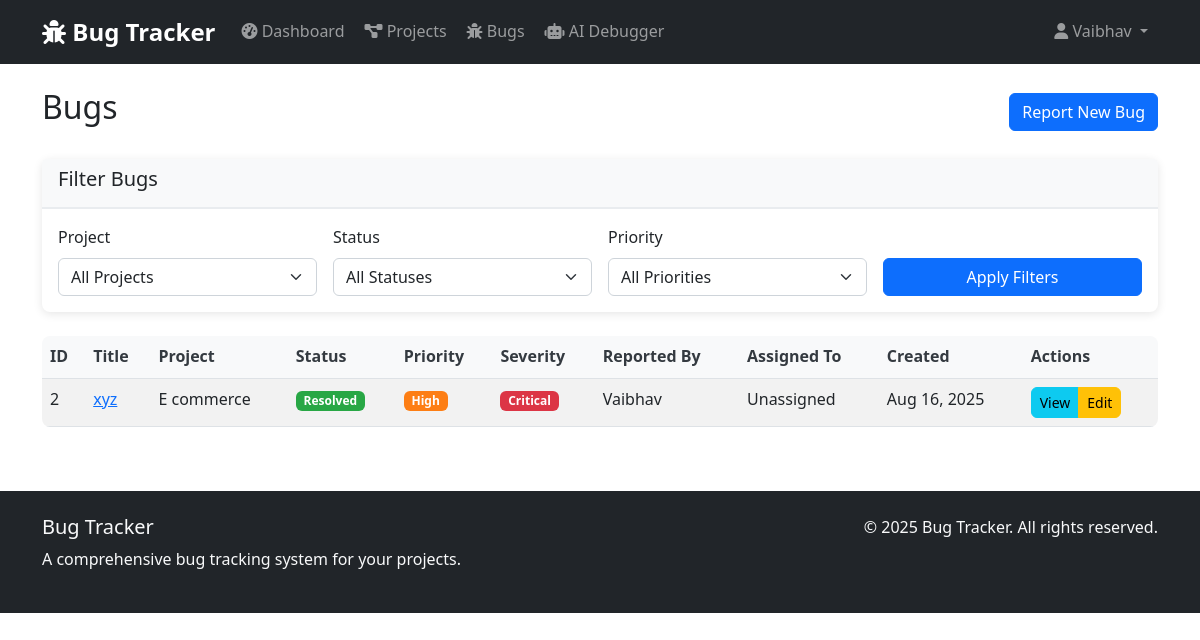
/bugs/ (signed in), run on the app's committed database.
### bugs/models.py (models this page shows, shortened)
class Bug(models.Model):
    STATUS_CHOICES = (
        ('open', 'Open'),
        ('in_progress', 'In Progress'),
        ('resolved', 'Resolved'),
        ('closed', 'Closed'),
        ('reopened', 'Reopened'),
    )
    PRIORITY_CHOICES = (
        ('low', 'Low'),
        ('medium', 'Medium'),
        ('high', 'High'),
        ('critical', 'Critical'),
    )
    SEVERITY_CHOICES = (
        ('minor', 'Minor'),
        ('major', 'Major'),
        ('critical', 'Critical'),
        ('blocker', 'Blocker'),
    )
    title = models.CharField(max_length=200)
    description = models.TextField()
    project = models.ForeignKey(Project, on_delete=models.CASCADE, related_name='bugs')
    project_version = models.ForeignKey(ProjectVersion, on_delete=models.SET_NULL,
                                        related_name='bugs', null=True, blank=True)
    status = models.CharField(max_length=20, choices=STATUS_CHOICES, default='open')
    priority = models.CharField(max_length=20, choices=PRIORITY_CHOICES, default='medium')
    severity = models.CharField(max_length=20, choices=SEVERITY_CHOICES, default='major')
    reported_by = models.ForeignKey(User, on_delete=models.CASCADE, related_name='reported_bugs')
    assigned_to = models.ForeignKey(User, on_delete=models.SET_NULL,
                                   related_name='assigned_bugs', null=True, blank=True)
    created_at = models.DateTimeField(auto_now_add=True)
    updated_at = models.DateTimeField(auto_now=True)
    resolved_at = models.DateTimeField(null=True, blank=True)
    tags = models.CharField(max_length=200, blank=True, null=True)
    class Meta:
        ordering = ['-created_at']

### projects/models.py (models this page shows, shortened)
class Project(models.Model):
    name = models.CharField(max_length=100)
    description = models.TextField()
    start_date = models.DateField(auto_now_add=True)
    end_date = models.DateField(null=True, blank=True)
    manager = models.ForeignKey(User, on_delete=models.CASCADE, related_name='managed_projects')
    members = models.ManyToManyField(User, related_name='projects')

### bugs/views.py (the view)
# urls.py: path('', views.bug_list, name='bug_list'),
@login_required
def bug_list(request):
    bugs = Bug.objects.all()
    project_id = request.GET.get('project')
    if project_id:
        bugs = bugs.filter(project_id=project_id)
    status = request.GET.get('status')
    if status:
        bugs = bugs.filter(status=status)
    priority = request.GET.get('priority')
    if priority:
        bugs = bugs.filter(priority=priority)
    return render(request, 'bugs/bug_list.html', {'bugs': bugs})

### bugs/templates/bugs/bug_list.html (shortened to what this page needs)
{% extends 'base.html' %}
{% block content %}
<div class="container mt-4">
    <div class="d-flex justify-content-between align-items-center mb-4">
        <h2>Bugs</h2>
        <a href="{% url 'bugs:create_bug' %}" class="btn btn-primary">Report New Bug</a>
    </div>
    <div class="card mb-4">
        <div class="card-header">
            <h5>Filter Bugs</h5>
        </div>
        <div class="card-body">
            <form method="get" class="row g-3">
                <div class="col-md-3">
                    <label for="project" class="form-label">Project</label>
                    <select name="project" id="project" class="form-select">
                        <option value="">All Projects</option>
                    </select>
                </div>
                <div class="col-md-3">
                    <label for="status" class="form-label">Status</label>
                    <select name="status" id="status" class="form-select">
                        <option value="">All Statuses</option>
                    </select>
                </div>
                <div class="col-md-3">
                    <label for="priority" class="form-label">Priority</label>
                    <select name="priority" id="priority" class="form-select">
                        <option value="">All Priorities</option>
                    </select>
                </div>
                <div class="col-md-3 d-flex align-items-end">
                    <button type="submit" class="btn btn-primary w-100">Apply Filters</button>
                </div>
            </form>
        </div>
    </div>
    {% if bugs %}
        <div class="table-responsive">
            <table class="table table-striped table-hover">
                <thead>
                    <tr>
                        <th>ID</th>
                        <th>Title</th>
                        <th>Project</th>
                        <th>Status</th>
                        <th>Priority</th>
                        <th>Severity</th>
                        <th>Reported By</th>
                        <th>Assigned To</th>
                        <th>Created</th>
                        <th>Actions</th>
                    </tr>
                </thead>
                <tbody>
                    {% for bug in bugs %}
                        <tr>
                            <td>{{ bug.id }}</td>
                            <td><a href="{% url 'bugs:bug_detail' bug.id %}">{{ bug.title }}</a></td>
                            <td>{{ bug.project.name }}</td>
                            <td>
                                <span class="badge bg-{{ bug.status|slugify }}">
                                    {{ bug.get_status_display }}
                                </span>
                            </td>
                            <td>
                                <span class="badge bg-{{ bug.priority|slugify }}">
                                    {{ bug.get_priority_display }}
                                </span>
                            </td>
                            <td>
                                <span class="badge bg-{{ bug.severity|slugify }}">
                                    {{ bug.get_severity_display }}
                                </span>
                            </td>
                            <td>{{ bug.reported_by.username }}</td>
                            <td>{% if bug.assigned_to %}{{ bug.assigned_to.username }}{% else %}Unassigned{% endif %}</td>
                            <td>{{ bug.created_at|date:"M d, Y" }}</td>
                            <td>
                                <div class="btn-group btn-group-sm">
                                    <a href="{% url 'bugs:bug_detail' bug.id %}" class="btn btn-info">View</a>
                                    <a href="{% url 'bugs:edit_bug' bug.id %}" class="btn btn-warning">Edit</a>
                                </div>
                            </td>
                        </tr>
                    {% endfor %}
                </tbody>
            </table>
        </div>
    {% else %}
        <div class="alert alert-info">
            <p>No bugs match your criteria.</p>
        </div>
    {% endif %}
</div>
{% endblock %}

### templates/base.html (shortened to what this page needs)
<!DOCTYPE html>
<html lang="en">
<head>
    <link href="https://cdn.jsdelivr.net/npm/bootstrap@5.3.0/dist/css/bootstrap.min.css" rel="stylesheet">
    <link rel="stylesheet" href="https://cdnjs.cloudflare.com/ajax/libs/font-awesome/6.4.0/css/all.min.css">
    {% load static %}
    <link rel="stylesheet" href="{% static 'css/custom.css' %}">
</head>
<body>
    <nav class="navbar navbar-expand-lg navbar-dark bg-dark">
        <div class="container">
            <a class="navbar-brand" href="{% url 'dashboard:dashboard' %}">
                <i class="fas fa-bug"></i> Bug Tracker
            </a>
            <div class="collapse navbar-collapse" id="navbarNav">
                <ul class="navbar-nav me-auto">
                    {% if user.is_authenticated %}
                        <li class="nav-item">
                            <a class="nav-link" href="{% url 'dashboard:dashboard' %}">
                                <i class="fas fa-tachometer-alt"></i> Dashboard
                            </a>
                        </li>
                        <li class="nav-item">
                            <a class="nav-link" href="{% url 'projects:project_list' %}">
                                <i class="fas fa-project-diagram"></i> Projects
                            </a>
                        </li>
                        <li class="nav-item">
                            <a class="nav-link" href="{% url 'bugs:bug_list' %}">
                                <i class="fas fa-bug"></i> Bugs
                            </a>
                        </li>
                        <li class="nav-item">
                            <a class="nav-link" href="{% url 'ai_debugger:analysis_home' %}">
                                <i class="fas fa-robot"></i> AI Debugger
                            </a>
                        </li>
                    {% endif %}
                </ul>
                <ul class="navbar-nav">
                    {% if user.is_authenticated %}
                        <li class="nav-item dropdown">
                            <a class="nav-link dropdown-toggle" href="#" id="navbarDropdown" role="button" data-bs-toggle="dropdown">
                                <i class="fas fa-user"></i> {{ user.username }}
                            </a>
                        </li>
                    {% endif %}
                </ul>
            </div>
        </div>
    </nav>
    <main>
        {% block content %}{% endblock %}
    </main>
    <footer class="bg-dark text-light mt-5 py-4">
        <div class="container">
            <div class="row">
                <div class="col-md-6">
                    <h5>Bug Tracker</h5>
                    <p>A comprehensive bug tracking system for your projects.</p>
                </div>
                <div class="col-md-6 text-end">
                    <p>&copy; 2025 Bug Tracker. All rights reserved.</p>
                </div>
            </div>
        </div>
    </footer>
</body>
</html>

### templates/static/css/custom.css (style rules this page uses)
:root { --primary-color: #007bff; --secondary-color: #6c757d; --success-color: #28a745; --danger-color: #dc3545; --warning-color: #ffc107; --info-color: #17a2b8; --light-color: #f8f9fa; --dark-color: #343a40; }
body { font-family: 'Segoe UI', Tahoma, Geneva, Verdana, sans-serif; line-height: 1.6; }
.navbar-brand { font-weight: bold; font-size: 1.5rem; }
.btn { border-radius: 6px; font-weight: 500; transition: all 0.3s ease; }
.card { border: none; border-radius: 8px; box-shadow: 0 2px 10px rgba(0, 0, 0, 0.1); transition: all 0.3s ease; }
.card-header { background-color: var(--light-color); border-bottom: 2px solid #e9ecef; font-weight: 600; }
.badge.bg-resolved { background-color: var(--success-color) !important; }
.badge.bg-high { background-color: #fd7e14 !important; }
.badge.bg-critical { background-color: var(--danger-color) !important; }
.table { border-radius: 8px; overflow: hidden; }
.table thead th { border-top: none; background-color: var(--light-color); font-weight: 600; color: var(--dark-color); }
.form-control, .form-select { border-radius: 6px; border: 1px solid #ced4da; transition: all 0.3s ease; }
.navbar-nav .nav-link { border-radius: 6px; margin: 0 2px; transition: background-color 0.3s ease; }
footer { margin-top: auto; }

### data on the page
Bug: id "2", title "xyz", project.name "E commerce", status "Resolved", priority "High", severity "Critical", reported_by.username "Vaibhav", shows "Unassigned", created_at "Aug 16, 2025"

### other printed values
{{ user.username }} "Vaibhav"
